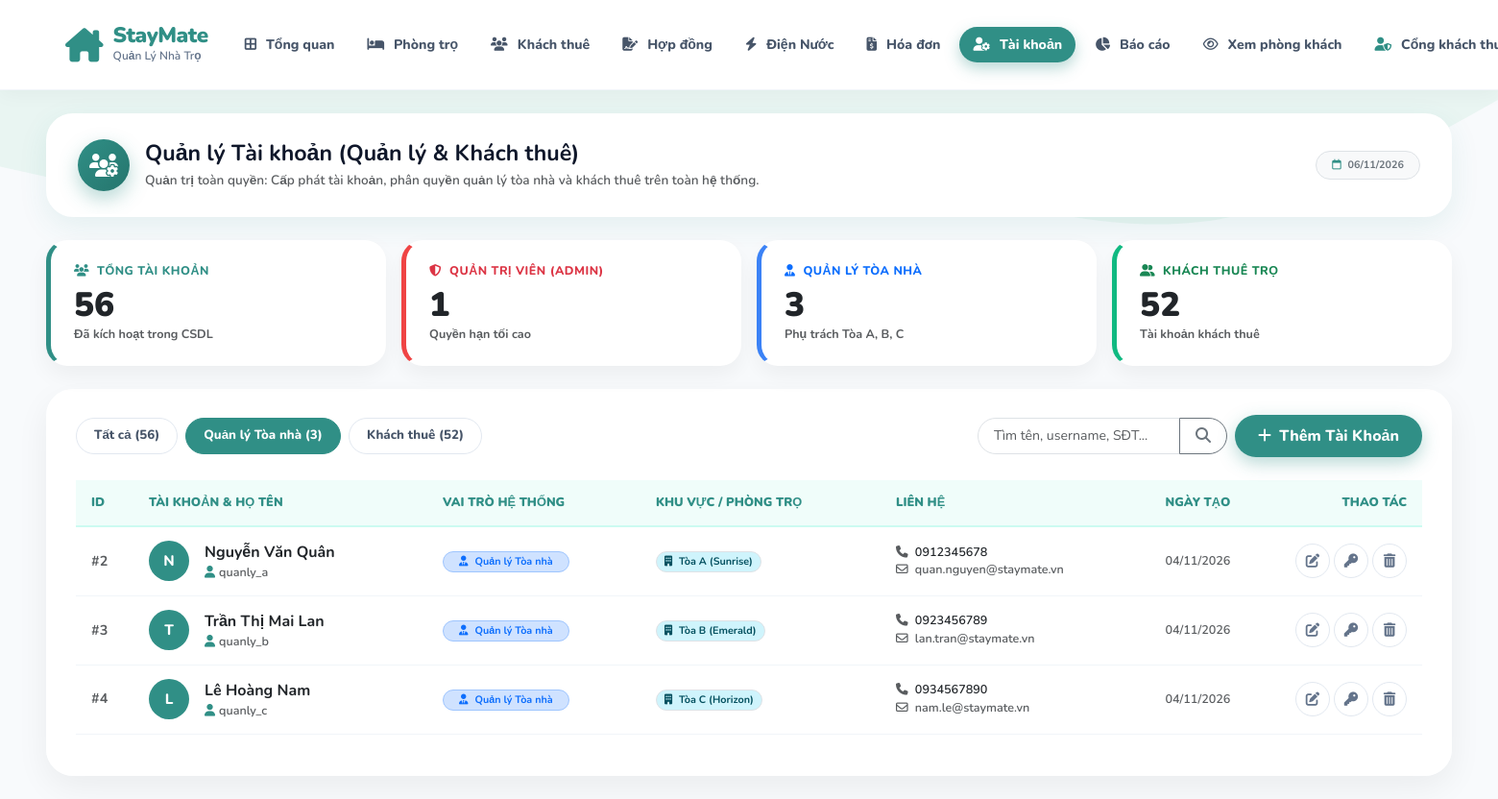
Page /index.php?route=accounts&role=manager (signed in) on the earlier database version.
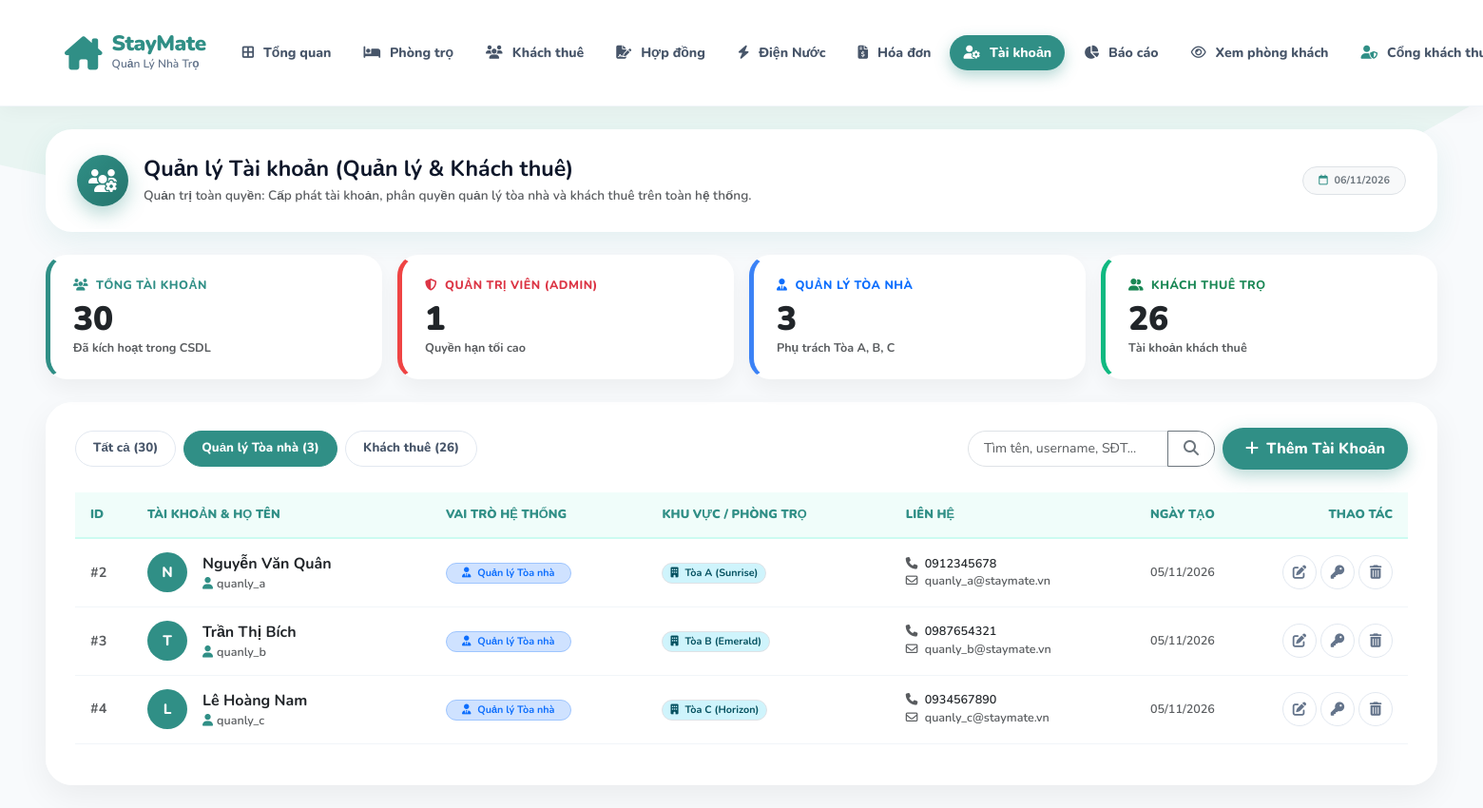
Same page on the later database version.
### tables this page shows
CREATE TABLE `users` (
  `id` int NOT NULL AUTO_INCREMENT,
  `username` varchar(50) NOT NULL,
  `password` varchar(255) NOT NULL,
  `full_name` varchar(100) NOT NULL,
  `phone` varchar(20) NOT NULL,
  `cccd` varchar(20) DEFAULT NULL,
  `birthday` date DEFAULT NULL,
  `gender` varchar(10) DEFAULT 'Nam',
  `email` varchar(100) NOT NULL,
  `occupation` varchar(100) DEFAULT NULL,
  `hometown` varchar(255) DEFAULT NULL,
  `emergency_contact` varchar(100) DEFAULT NULL,
  `status` varchar(50) DEFAULT 'Đang thuê',
  `roommate_name` varchar(100) DEFAULT NULL,
  `roommate_phone` varchar(20) DEFAULT NULL,
  `role` enum('admin','landlord','tenant','manager') NOT NULL DEFAULT 'tenant',
  `preferred_room_id` int DEFAULT NULL,
  `created_at` timestamp NULL DEFAULT CURRENT_TIMESTAMP,
  PRIMARY KEY (`id`),
  UNIQUE KEY `username` (`username`),
  UNIQUE KEY `email` (`email`)
);

### app/views/accounts/index.php (the view, shortened to what the changed rows need)
<?php
$userRole     = $_SESSION['role'] ?? 'admin';
?>
<!DOCTYPE html>
<html lang="vi">
<head>
    <link href="https://cdn.jsdelivr.net/npm/bootstrap@5.3.0/dist/css/bootstrap.min.css" rel="stylesheet">
    <link rel="stylesheet" href="https://cdnjs.cloudflare.com/ajax/libs/font-awesome/6.4.0/css/all.min.css">
</head>
<body>
    <div class="container-fluid px-3 px-xl-5 py-4">
        <div class="row g-3 mb-4">
            <?php if ($userRole === 'admin'): ?>
                <div class="col-12 col-sm-6 col-xl-3">
                    <div class="stat-card" style="border-left: 5px solid #308f86;">
                        <div class="stat-title text-teal-main"><i class="fa-solid fa-users me-1"></i> TỔNG TÀI KHOẢN</div>
                        <div class="stat-num text-dark mt-2"><?= $stats['total'] ?></div>
                        <div class="small text-muted mt-1 fw-bold">Đã kích hoạt trong CSDL</div>
                    </div>
                </div>
                <div class="col-12 col-sm-6 col-xl-3">
                    <div class="stat-card" style="border-left: 5px solid #ef4444;">
                        <div class="stat-title text-danger"><i class="fa-solid fa-shield-halved me-1"></i> QUẢN TRỊ VIÊN (ADMIN)</div>
                        <div class="stat-num text-dark mt-2"><?= $stats['admins'] ?></div>
                        <div class="small text-muted mt-1 fw-bold">Quyền hạn tối cao</div>
                    </div>
                </div>
                <div class="col-12 col-sm-6 col-xl-3">
                    <div class="stat-card" style="border-left: 5px solid #3b82f6;">
                        <div class="stat-title text-primary"><i class="fa-solid fa-user-tie me-1"></i> QUẢN LÝ TÒA NHÀ</div>
                        <div class="stat-num text-dark mt-2"><?= $stats['managers'] ?></div>
                        <div class="small text-muted mt-1 fw-bold">Phụ trách Tòa A, B, C</div>
                    </div>
                </div>
                <div class="col-12 col-sm-6 col-xl-3">
                    <div class="stat-card" style="border-left: 5px solid #10b981;">
                        <div class="stat-title text-success"><i class="fa-solid fa-user-group me-1"></i> KHÁCH THUÊ TRỌ</div>
                        <div class="stat-num text-dark mt-2"><?= $stats['tenants'] ?></div>
                        <div class="small text-muted mt-1 fw-bold">Tài khoản khách thuê</div>
                    </div>
                </div>
            <?php endif; ?>
        </div>
        <div class="section-box">
            <div class="d-flex flex-wrap justify-content-between align-items-center gap-3 mb-4">
                <div class="d-flex flex-wrap align-items-center gap-2">
                    <?php if ($userRole === 'admin'): ?>
                        <a href="index.php?route=accounts" class="filter-tab <?= empty($roleFilter) ? 'active' : '' ?>">Tất cả (<?= $stats['total'] ?>)</a>
                        <a href="index.php?route=accounts&role=manager" class="filter-tab <?= ($roleFilter === 'manager' || $roleFilter === 'landlord') ? 'active' : '' ?>">Quản lý Tòa nhà (<?= $stats['managers'] ?>)</a>
                        <a href="index.php?route=accounts&role=tenant" class="filter-tab <?= ($roleFilter === 'tenant') ? 'active' : '' ?>">Khách thuê (<?= $stats['tenants'] ?>)</a>
                    <?php else: ?>
                        <span class="fw-bold text-dark fs-6"><i class="fa-solid fa-list-check me-2 text-teal-main"></i> Danh sách khách thuê của <?= htmlspecialchars($buildingName) ?></span>
                    <?php endif; ?>
                </div>
            </div>
            <div class="table-responsive">
                <table class="table table-custom align-middle">
                    <thead>
                        <tr>
                            <th style="width: 60px;">ID</th>
                            <th>Tài khoản & Họ tên</th>
                            <th>Vai trò hệ thống</th>
                            <th>Khu vực / Phòng trọ</th>
                            <th>Liên hệ</th>
                            <th>Ngày tạo</th>
                            <th class="text-end" style="width: 140px;">Thao tác</th>
                        </tr>
                    </thead>
                    <tbody>
                        <?php if (empty($accounts)): ?>
                            <tr>
                                <td colspan="7" class="text-center py-5 text-muted">
                                    <i class="fa-regular fa-folder-open fs-2 d-block mb-2 text-secondary"></i>
                                    Không tìm thấy tài khoản nào phù hợp với điều kiện lọc!
                                </td>
                            </tr>
                        <?php else: ?>
                            <?php foreach ($accounts as $acc): ?>
                                <?php
                                    $role = $acc['role'] ?? 'tenant';
                                    $isAdm = ($role === 'admin');
                                    $isMng = ($role === 'landlord' || $role === 'manager');
                                    $avatarBg = $isAdm ? '#ef4444' : ($isMng ? '#308f86' : '#10b981');
                                    $initials = mb_substr($acc['full_name'] ?? 'U', 0, 1, 'UTF-8');
                                ?>
                                <tr>
                                    <td class="text-muted fw-bold">#<?= $acc['id'] ?></td>
                                    <td>
                                        <div class="d-flex align-items-center gap-3">
                                            <div class="user-avatar-sm" style="background: <?= $avatarBg ?>;">
                                                <?= htmlspecialchars($initials) ?>
                                            </div>
                                            <div>
                                                <div class="fw-bold text-dark fs-6"><?= htmlspecialchars($acc['full_name']) ?></div>
                                                <div class="text-muted small">
                                                    <i class="fa-solid fa-user me-1 text-teal-main"></i><?= htmlspecialchars($acc['username']) ?>
                                                </div>
                                            </div>
                                        </div>
                                    </td>
                                    <td>
                                        <?php if ($isAdm): ?>
                                            <span class="badge bg-danger-subtle text-danger border border-danger-subtle rounded-pill px-3 py-1 fw-bold">
                                                <i class="fa-solid fa-shield-halved me-1"></i> Quản trị viên (Admin)
                                            </span>
                                        <?php elseif ($isMng): ?>
                                            <span class="badge bg-primary-subtle text-primary border border-primary-subtle rounded-pill px-3 py-1 fw-bold">
                                                <i class="fa-solid fa-user-tie me-1"></i> Quản lý Tòa nhà
                                            </span>
                                        <?php else: ?>
                                            <span class="badge bg-success-subtle text-success border border-success-subtle rounded-pill px-3 py-1 fw-bold">
                                                <i class="fa-solid fa-user me-1"></i> Khách thuê trọ
                                            </span>
                                        <?php endif; ?>
                                    </td>
                                    <td>
                                        <?php if ($isAdm): ?>
                                            <span class="text-muted small"><i class="fa-solid fa-layer-group me-1"></i>Toàn hệ thống (3 Tòa)</span>
                                        <?php elseif ($isMng): ?>
                                            <?php
                                                $assignedBld = 'Tòa A';
                                                if ($acc['username'] === 'quanly_b') $assignedBld = 'Tòa B (Emerald)';
                                                elseif ($acc['username'] === 'quanly_c') $assignedBld = 'Tòa C (Horizon)';
                                                else $assignedBld = 'Tòa A (Sunrise)';
                                            ?>
                                            <span class="badge bg-info-subtle text-info-emphasis border rounded-pill px-2 py-1 fw-bold">
                                                <i class="fa-solid fa-building me-1"></i> <?= $assignedBld ?>
                                            </span>
                                        <?php endif; ?>
                                    </td>
                                    <td>
                                        <div class="small">
                                            <div><i class="fa-solid fa-phone me-1 text-muted"></i> <?= htmlspecialchars($acc['phone'] ?: 'Chưa có') ?></div>
                                            <div class="text-muted"><i class="fa-regular fa-envelope me-1"></i> <?= htmlspecialchars($acc['email'] ?: 'Chưa có') ?></div>
                                        </div>
                                    </td>
                                    <td class="text-muted small">
                                        <?= !empty($acc['created_at']) ? date('d/m/Y', strtotime($acc['created_at'])) : '---' ?>
                                    </td>
                                    <td class="text-end">
                                        <div class="d-inline-flex gap-1">
                                            <button type="button" class="btn-action-icon btn-edit" title="Sửa thông tin"
                                                    onclick="openEditAccountModal(<?= htmlspecialchars(json_encode($acc), ENT_QUOTES, 'UTF-8') ?>)">
                                                <i class="fa-solid fa-pen-to-square"></i>
                                            </button>
                                            <button type="button" class="btn-action-icon btn-key" title="Đặt lại mật khẩu"
                                                    onclick="openResetPassModal(<?= $acc['id'] ?>, '<?= htmlspecialchars($acc['username'], ENT_QUOTES) ?>')">
                                                <i class="fa-solid fa-key"></i>
                                            </button>
                                            <?php if (!$isAdm && $acc['id'] !== $currentUserId): ?>
                                                <form method="POST" action="index.php?route=accounts" class="d-inline" onsubmit="return confirm('Bạn có chắc muốn xóa tài khoản <?= htmlspecialchars($acc['username']) ?>?');">
                                                    <button type="submit" class="btn-action-icon btn-del" title="Xóa tài khoản">
                                                        <i class="fa-solid fa-trash-can"></i>
                                                    </button>
                                                </form>
                                            <?php endif; ?>
                                        </div>
                                    </td>
                                </tr>
                            <?php endforeach; ?>
                        <?php endif; ?>
                    </tbody>
                </table>
            </div>
        </div>
    </div>
</body>
</html>

Differences in the rows shown:
changed users "Nguyễn Văn Quân": email "quan.nguyen@staymate.vn" → "quanly_a@staymate.vn"; created_at "04/11/2026" → "05/11/2026"
changed users "quanly_b": full_name "Trần Thị Mai Lan" → "Trần Thị Bích"; phone "0923456789" → "0987654321"; email "lan.tran@staymate.vn" → "quanly_b@staymate.vn"; created_at "04/11/2026" → "05/11/2026"
changed users "Lê Hoàng Nam": email "nam.le@staymate.vn" → "quanly_c@staymate.vn"; created_at "04/11/2026" → "05/11/2026"
Other differences:
$stats['total']: "56" → "30"
$stats['tenants']: "52" → "26"
